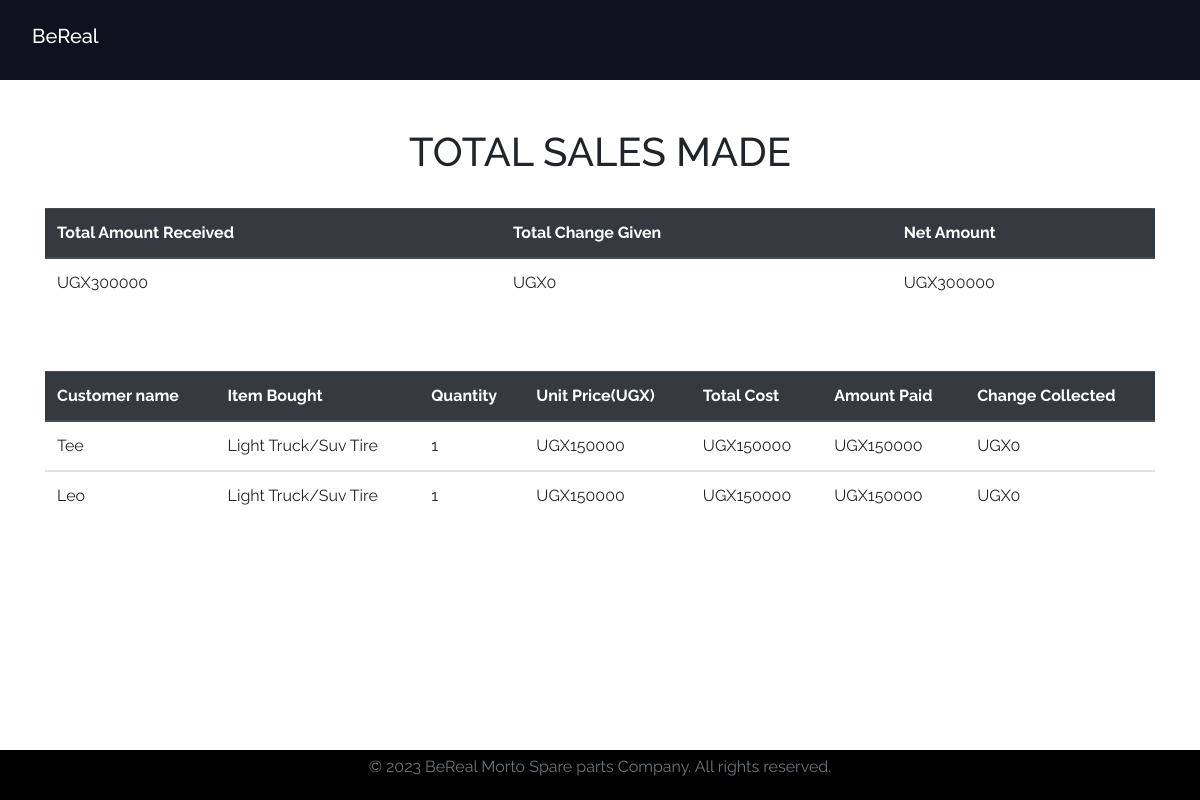
/all_sales/, run on the app's committed database.
### spareapp/models.py (models this page shows, shortened)
class Sale(models.Model):
    item = models.ForeignKey(Product, on_delete=models.CASCADE, null=False, blank=False)
    quantity = models.PositiveIntegerField(default=0, null=False, blank=False)
    issued_to = models.CharField(max_length=100, null=False, blank=False)
    amount_received = models.PositiveIntegerField(default=0, null=False, blank=False)
    unit_price = models.PositiveIntegerField(default=0, null=False, blank=False)
    branch_name = models.CharField(max_length=100, null=False, blank=False)
    customer_location = models.CharField(max_length=100, null=False, blank=False)
    phone = models.CharField(max_length=100, null=False, blank=False)
    def get_total(self):
        total = self.quantity * self.item.unit_price
        return int(total)
    def get_change(self):
        change = self.get_total() - self.amount_received
        return abs(int(change))

class Product(models.Model):
    Category_name = models.ForeignKey(Category, on_delete=models.CASCADE, null=False, blank=False)
    date_of_arrival = models.DateField(default=timezone.now)
    item_name = models.CharField(max_length=50, null=False, blank=False)
    item_orgin = models.CharField(max_length=50, null=False, blank=False)
    total_quantity = models.IntegerField(default=0, null=False, blank=False)
    issued_quantity = models.IntegerField(default=0, null=False, blank=False)
    received_quantity = models.IntegerField(default=0, null=False, blank=False)
    unit_price = models.IntegerField(default=0, null=False, blank=False)
    def __str__(self):
        return self.item_name

### spareapp/views.py (the view)
# urls.py: path('all_sales/', views.all_sales, name='all_sales'),
def all_sales(request):
    sales = Sale.objects.all()
    total = sum([items.amount_received for items in sales])
    change = sum([items.get_change() for items in sales])
    net = total - change
    return render(request, 'ziah/all_sales.html', {'sales': sales, 'total': total, 'change': change, 'net': net})

### templates/ziah/all_sales.html
{% extends 'ziah/base.html' %}
{% load static %}
 {% block content%}
<br></br>
<div class = "container">
<h1 class = "text-center">TOTAL SALES MADE</h1><br>
  <table class="table">
    <thead class="thead-dark">
      <tr>
        <th scope="col">Total Amount Received</th>
        <th scope="col">Total Change Given</th>
        <th scope="col">Net Amount</th>
      </tr>
    </thead>
    <tbody>
      <tr>
        <td>UGX{{total}}</td>
        <td>UGX{{change}}</td>
        <td>UGX{{net}}</td>
      </tr>
    </tbody>
  </table>
</div>
<br></br>
<div class = "container">
  <table class="table">
    <thead class="thead-dark">
      <tr>
        <th scope="col">Customer name</th>
        <th scope="col">Item Bought</th>
        <th scope="col">Quantity</th>
        <th scope="col">Unit Price(UGX)</th>
        <th scope="col">Total Cost</th>
        <th scope="col">Amount Paid</th>
        <th scope="col">Change Collected</th>
      </tr>
    </thead>
    {% for sale in sales %}
    <tbody>
      <tr>
        <td>{{sale.issued_to | title}}</td>
        <td>{{sale.item | title}}</td>
        <td>{{sale.quantity}}</td>
        <td>UGX{{sale.unit_price}}</td>
        <td>UGX{{sale.get_total}}</td>
        <td>UGX{{sale.amount_received}}</td>
        <td>UGX{{sale.get_change}}</td>
      </tr>
    </tbody>
    {% endfor %}
  </table>
</div>
{% endblock %}

### templates/ziah/base.html (shortened to what this page needs)
{% load static %}
<!DOCTYPE html>
<html lang="en">
<head>
    <link rel="stylesheet" href="https://stackpath.bootstrapcdn.com/bootstrap/4.5.2/css/bootstrap.min.css"
>
    <link rel="stylesheet" href="{% static 'css/main.css' %}">
</head>
<body>
    <nav class="navbar navbar-expand-lg navbar-dark ">
        <a class="nav-link" href="">
            <h1 class="navbar-brand" style="font-size: 25px">BeReal</h1>
        </a>
    </nav>
    {% block content %}
    {% endblock %}
    <footer class="footer">
        <div class="container">
            <p class="text-muted">© 2023 BeReal Morto Spare parts Company. All rights reserved.</p>
        </div>
    </footer>
</body>
</html>

### spareapp/static/css/main.css (style rules this page uses)
html,body { position: relative; overflow-x: hidden; background: url('/static/images/img6.jpg'); width: 100% !important; height: 100vh; display: table; position: relative; background-position: center; background-attachment: scroll; -o-background-size: cover; -moz-background-size: cover; -webkit-background-size: cover; background-size: cover; background-repeat: no-repeat; }
body { background-color:white(0, 20%, 20%); font-family: 'raleway'; }
.navbar { background-color: rgb(16, 16, 30); }
.navbar-brand { font-size: 20px !important; }
.footer { background-color: black; padding: 5px 0; text-align: center; position: absolute; bottom: 0; width: 100%; color:white; }

### data on the page
Sale: issued_to "Tee", item "Light Truck/Suv Tire", quantity "1", unit_price "150000", get_total "150000", amount_received "150000", get_change "0"
Sale: issued_to "Leo", item "Light Truck/Suv Tire", quantity "1", unit_price "150000", get_total "150000", amount_received "150000", get_change "0"

### other printed values
{{ total }} "300000"
{{ change }} "0"
{{ net }} "300000"
